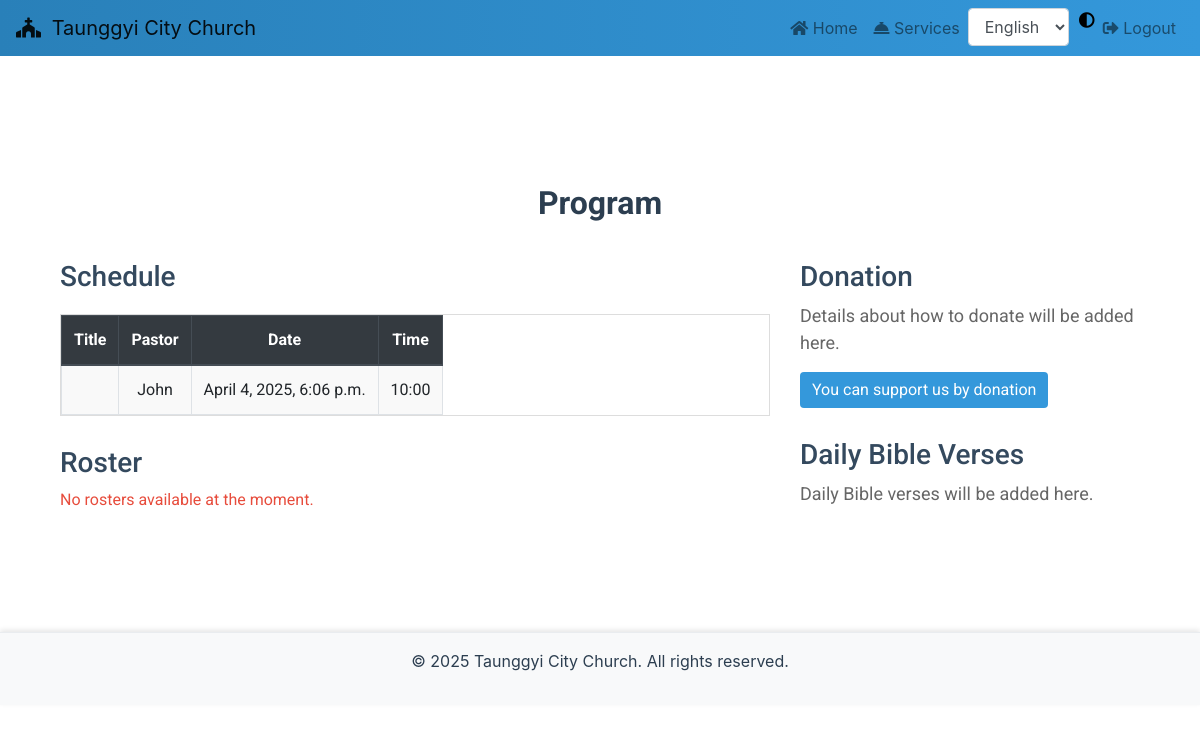
The app's page /services/ (signed in), older data.
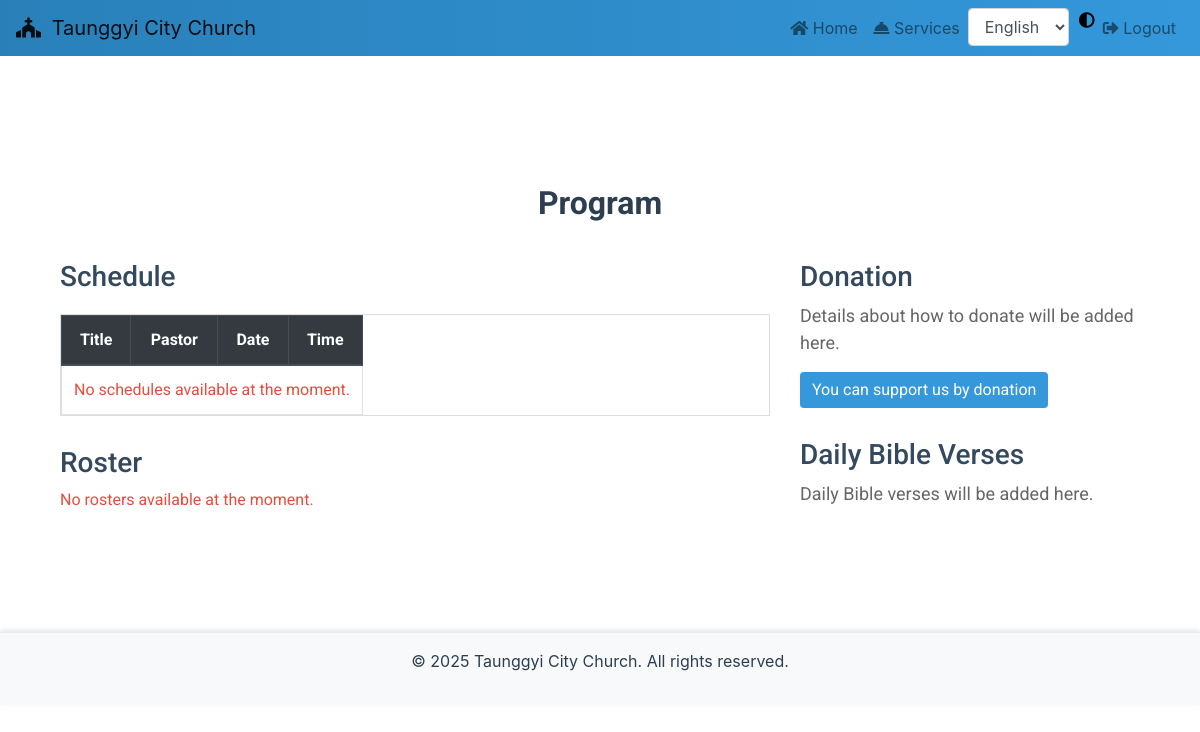
The same page, newer data.
### cc/models.py (models this page shows, shortened)
class Schedule(models.Model):
    title = models.CharField(max_length=100)
    date = models.DateTimeField()
    pastor = models.CharField(max_length=100, default="Unknown Pastor")  # Added default value
    time = models.CharField(max_length=200, default="00:00")  # Added time field

### cc/views.py (the view)
# urls.py: path('services/', views.services, name='services'),
def services(request):
    if request.user.is_authenticated:
        return render(request, 'spage/services.html', {
            "username": request.user.username,
            'Schedule': Schedule.objects.all(),
            'Roster': Roster.objects.all(),
        })
    else:
        return HttpResponseRedirect(reverse('user_login'))

### cc/templates/spage/services.html (shortened to what this page needs)
{% extends "spage/layout.html" %}
{% block body %}
<div class="container" style="margin-top: 50px; font-family: 'Roboto', sans-serif;">
    <h2 class="text-center" style="font-weight: bold; color: #2c3e50;">Program</h2>
    <div class="row">
        <div class="col-md-8" style="animation: fadeInLeft 2s;">
            <div class="schedule-section" style="margin-top: 30px;">
                <h3 style="color: #34495e;">Schedule</h3>
                <div class="schedule-section" style="margin-top: 20px;">
                    <table class="table table-bordered table-hover table-responsive" style="width: 100%; text-align: center; border: 1px solid #ddd;">
                        <thead class="thead-dark" style="background-color: #34495e; color: #ecf0f1;">
                            <tr>
                                <th>Title</th>
                                <th>Pastor</th>
                                <th>Date</th>
                                <th>Time</th>
                            </tr>
                        </thead>
                        <tbody>
                            {% for schedule in Schedule %}
                            <tr style="background-color: #f9f9f9;">
                                <td>{{ schedule.event }}</td>
                                <td>{{ schedule.pastor }}</td>
                                <td>{{ schedule.date }}</td>
                                <td>{{ schedule.time }}</td>
                            </tr>
                            {% empty %}
                            <tr>
                                <td colspan="4" style="color: #e74c3c;">No schedules available at the moment.</td>
                            </tr>
                            {% endfor %}
                        </tbody>
                    </table>
                </div>
            </div>
            <div class="roster-section" style="margin-top: 30px;">
                <h3 style="color: #34495e;">Roster</h3>
                <table class="table table-striped">
                    {% for roster in Roster %}
                    <div class="roster-item" style="margin-bottom: 20px; padding: 15px; border: 1px solid #ddd; border-radius: 8px; background-color: #f9f9f9;">
                        <h4 style="color: #2c3e50;">{{ roster.title }}</h4>
                        <p><strong>Date:</strong> {{ roster.date }}</p>
                        <p><strong>Time:</strong> {{ roster.time }}</p>
                        <p><strong>Description:</strong> {{ roster.description }}</p>
                    </div>
                    {% empty %}
                    <p style="color: #e74c3c;">No rosters available at the moment.</p>
                    {% endfor %}
                </table>
            </div>
        </div>
        <div class="col-md-4" style="animation: fadeInRight 2s;">
            <div class="donation-section" style="margin-top: 30px;">
                <h3 style="color: #34495e;">Donation</h3>
                <p style="font-size: 18px; color: #666;">Details about how to donate will be added here.</p>
                <a href="{% url 'donations' %}" class="btn btn-info" style="background-color: #3498db; border: none;">You can support us by donation</a>
            </div>
            <div class="bible-verses-section" style="margin-top: 30px;">
                <h3 style="color: #34495e;">Daily Bible Verses</h3>
                <p style="font-size: 18px; color: #666;">Daily Bible verses will be added here.</p>
            </div>
        </div>
    </div>
</div>
{% endblock %}

### cc/templates/spage/layout.html (shortened to what this page needs)
{% load static %}
<!DOCTYPE html>
<html lang="en">
<head>
    <link rel="stylesheet" href="{% static 'fpage/spage.css' %}">
    <link rel="stylesheet" href="https://stackpath.bootstrapcdn.com/bootstrap/4.5.2/css/bootstrap.min.css">
    <link href="https://cdnjs.cloudflare.com/ajax/libs/font-awesome/5.15.4/css/all.min.css" rel="stylesheet">
</head>
<body class="light-mode">
    <header>
        <nav class="navbar navbar-expand-lg navbar-light bg-light fixed-top">
            <a class="navbar-brand" href="{% url 'home' %}">
                <i class="fas fa-church"></i> Taunggyi City Church
            </a>
            <div class="collapse navbar-collapse" id="navbarNav">
                <ul class="navbar-nav ml-auto">
                    <li class="nav-item">
                        <a class="nav-link" href="{% url 'home' %}">
                            <i class="fas fa-home"></i> Home
                        </a>
                    </li>
                    <li class="nav-item">
                        <a class="nav-link" href="{% url 'services' %}">
                            <i class="fas fa-concierge-bell"></i> Services
                        </a>
                    </li>
                    <li class="nav-item">
                            <select name="language" class="form-control" onchange="this.form.submit()">
                                <option value="en" {% if LANGUAGE_CODE == 'en' %}selected{% endif %}>English</option>
                            </select>
                    </li>
                    <li class="nav-item">
                        <span class="theme-toggle" onclick="toggleTheme()">
                            <i class="fas fa-adjust"></i>
                        </span>
                    </li>
                    <li class="nav-item">
                        <a class="nav-link" href="{% url 'logout' %}">
                            <i class="fas fa-sign-out-alt"></i> Logout
                        </a>
                    </li>
                </ul>
            </div>
        </nav>
    </header>
    <main class="container mt-4">
        {% block body %}
        {% endblock %}
    </main>
    <footer class="bg-light text-center py-3 mt-5">
        <p>&copy; 2025 Taunggyi City Church. All rights reserved.</p>
    </footer>
</body>
</html>

### cc/static/fpage/spage.css (style rules this page uses)
:root { --primary-color: #3498db; --secondary-color: #2ecc71; --text-color: #2c3e50; --background-color: #ecf0f1; --navbar-gradient-start: #2980b9; --navbar-gradient-end: #3498db; --card-background: #f9f9f9; --card-border: #e0e0e0; }
body { font-family: 'Helvetica', Arial, sans-serif; margin: 0; padding: 0; background-color: var(--background-color); }
.container { max-width: 1200px; margin: 0 auto; padding: 20px; }
h2 { color: var(--primary-color); }
p { color: var(--text-color); }
.navbar { margin-bottom: 20px; background: linear-gradient(90deg, var(--navbar-gradient-start), var(--navbar-gradient-end)); }
.navbar .nav-link { color: #ffffff; }
footer { background-color: var(--primary-color); padding: 20px 0; text-align: center; color: #ffffff; border-top: 3px solid var(--secondary-color); box-shadow: 0 -2px 5px rgba(0, 0, 0, 0.1); }

### cc/templates/spage/layout.html (style rules this page uses)
body { padding-top: 70px; }
.navbar-brand i { margin-right: 5px; }
.form-control { max-width: 300px; display: inline-block; }
footer { background-color: #f8f9fa; border-top: 1px solid #e9ecef; }
body.light-mode { background-color: #ffffff; color: #000000; }
.theme-toggle { cursor: pointer; margin-left: 10px; }

Row changes from the older to the newer data that the page shows:
removed Schedule: pastor "John", date "April 4, 2025, 6:06 p.m.", time "10:00"
Text that changed along with them:
text now shown: "No schedules available at the moment."
